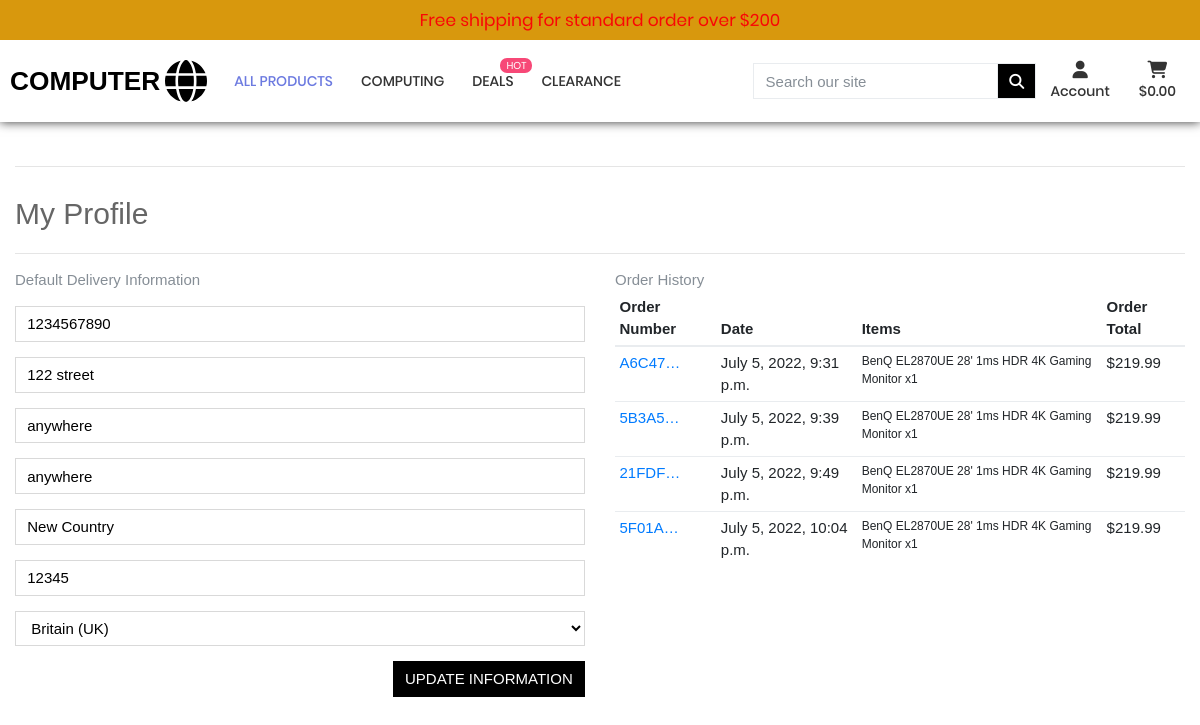
/profile/ (signed in), run on the app's committed database.
### profiles/models.py (models this page shows, shortened)
class UserProfile(models.Model):
    user = models.OneToOneField(User, on_delete=models.CASCADE)
    default_phone_number = models.CharField(max_length=20, null=True, blank=True)
    default_street_address1 = models.CharField(max_length=80, null=True, blank=True)
    default_street_address2 = models.CharField(max_length=80, null=True, blank=True)
    default_town_or_city = models.CharField(max_length=40, null=True, blank=True)
    default_county = models.CharField(max_length=80, null=True, blank=True)
    default_postcode = models.CharField(max_length=20, null=True, blank=True)
    default_country = CountryField(blank_label='Country', null=True, blank=True)

### checkout/models.py (models this page shows, shortened)
class Order(models.Model):
    order_number = models.CharField(max_length=32, null=False, editable=False)
    user_profile = models.ForeignKey(UserProfile, on_delete=models.SET_NULL,
                                     null=True, blank=True, related_name='orders')
    full_name = models.CharField(max_length=50, null=False, blank=False)
    email = models.EmailField(max_length=254, null=False, blank=False)
    phone_number = models.CharField(max_length=20, null=False, blank=False)
    country = CountryField(blank_label='Country *', null=False, blank=False)
    postcode = models.CharField(max_length=20, null=True, blank=True)
    town_or_city = models.CharField(max_length=40, null=False, blank=False)
    street_address1 = models.CharField(max_length=80, null=False, blank=False)
    street_address2 = models.CharField(max_length=80, null=True, blank=True)
    county = models.CharField(max_length=80, null=True, blank=True)
    date = models.DateTimeField(auto_now_add=True)
    delivery_cost = models.DecimalField(max_digits=6, decimal_places=2, null=False, default=0)
    order_total = models.DecimalField(max_digits=10, decimal_places=2, null=False, default=0)
    grand_total = models.DecimalField(max_digits=10, decimal_places=2, null=False, default=0)
    original_bag = models.TextField(null=False, blank=False, default='')
    stripe_pid = models.CharField(max_length=254, null=False, blank=False, default='')

class OrderLineItem(models.Model):
    order = models.ForeignKey(Order, null=False, blank=False, on_delete=models.CASCADE, related_name='lineitems')
    product = models.ForeignKey(Product, null=False, blank=False, on_delete=models.CASCADE)
    product_size = models.CharField(max_length=2, null=True, blank=True)  # 24, 27, 28, 32, 49
    quantity = models.IntegerField(null=False, blank=False, default=0)
    lineitem_total = models.DecimalField(max_digits=6, decimal_places=2, null=False, blank=False, editable=False)

### products/models.py (models this page shows, shortened)
class Product(models.Model):
    category = models.ForeignKey('Category', null=True, blank=True,
                                 on_delete=models.SET_NULL)
    sku = models.CharField(max_length=254, null=True, blank=True)
    name = models.CharField(max_length=254)
    description = models.TextField()
    has_sizes = models.BooleanField(default=False, null=True, blank=True)
    price = models.DecimalField(max_digits=6, decimal_places=2)
    rating = models.DecimalField(max_digits=6, decimal_places=2, null=True,
                                 blank=True)
    image_url = models.URLField(max_length=1024, null=True, blank=True)
    image = models.ImageField(null=True, blank=True)
    image1 = models.ImageField(null=True, blank=True)
    image2 = models.ImageField(null=True, blank=True)
    weight = models.CharField(max_length=254)
    dimension = models.CharField(max_length=254)

### profiles/views.py (the view)
# urls.py: path('profile/', include('profiles.urls')),
def profile(request):
    profile = get_object_or_404(UserProfile, user=request.user)
    if request.method == 'POST':
        form = UserProfileForm(request.POST, instance=profile)
        if form.is_valid():
            form.save()
            messages.success(request, 'Profile updated successfully')
        else:
            messages.error(request, 'Update failed. Please ensure the form is valid.')
    else:
        form = UserProfileForm(instance=profile)
    orders = profile.orders.all()
    template = 'profiles/profile.html'
    context = {
        'form': form,
        'orders': orders,
        'on_profile_page': True
    }
    return render(request, template, context)

### profiles/forms.py
class UserProfileForm(forms.ModelForm):
    class Meta:
        model = UserProfile
        exclude = ('user',)
    def __init__(self, *args, **kwargs):
        super().__init__(*args, **kwargs)
        placeholders = {
            'default_phone_number': 'Phone Number',
            'default_postcode': 'Postal Code',
            'default_town_or_city': 'Town or City',
            'default_street_address1': 'Street Address 1',
            'default_street_address2': 'Street Address 2',
            'default_county': 'County, State or Locality',
        }
        self.fields['default_phone_number'].widget.attrs['autofocus'] = True
        for field in self.fields:
            if field != 'default_country':
                if self.fields[field].required:
                    placeholder = f'{placeholders[field]} *'
                else:
                    placeholder = placeholders[field]
                self.fields[field].widget.attrs['placeholder'] = placeholder
            self.fields[field].widget.attrs['class'] = 'border-black rounded-0 profile-form-input'
            self.fields[field].label = False

### bag/contexts.py (called while the page is built, shortened)
def bag_contents(request):
    bag_items = []
    total = 0
    product_count = 0
    bag = request.session.get('bag', {})
    if total < settings.FREE_DELIVERY_THRESHOLD:
        delivery = total * Decimal(settings.STANDARD_DELIVERY_PERCENTAGE / 100)
        free_delivery_delta = settings.FREE_DELIVERY_THRESHOLD - total
    else:
        delivery = 0
        free_delivery_delta = 0
    grand_total = delivery + total
    context = {
        'bag_items': bag_items,
        'total': total,
        'product_count': product_count,
        'delivery': delivery,
        'free_delivery_delta': free_delivery_delta,
        'free_delivery_threshold': settings.FREE_DELIVERY_THRESHOLD,
        'grand_total': grand_total,
    }
    return context

### profiles/templates/profiles/profile.html (shortened to what this page needs)
{% extends "base.html" %}
{% load static %}
{% block extra_css %}
<link rel="stylesheet" href="{% static 'profiles/css/profile.css' %}">
{% endblock %}
{% block content %}
<div class="container p-t-150">
    <div class="row">
        <div class="col">
            <hr>
            <h2 class="logo-font mb-4">My Profile</h2>
            <hr>
        </div>
    </div>
    <div class="row">
        <div class="col-12 col-lg-6">
            <p class="text-muted">Default Delivery Information</p>
            <form class="mt-3" action="{% url 'profile' %}" method="POST" id="profile-update-form">
                {{ form|crispy }}
                <button class="btn btn-black rounded-0 text-uppercase float-right">Update Information</button>
            </form>
        </div>
        <div class="col-12 col-lg-6">
            <p class="text-muted">Order History</p>
            <div class="order-history table-responsive">
                <table class="table table-sm table-borderless">
                    <thead>
                        <tr>
                            <th>Order Number</th>
                            <th>Date</th>
                            <th>Items</th>
                            <th>Order Total</th>
                        </tr>
                    </thead>
                    <tbody>
                        {% for order in orders %}
                        <tr>
                            <td>
                                <a href="{% url 'order_history' order.order_number %}" title="{{ order.order_number }}">
                                    {{ order.order_number|truncatechars:6 }}
                                </a>
                            </td>
                            <td>{{ order.date }}</td>
                            <td>
                                <ul class="list-unstyled">
                                    {% for item in order.lineitems.all %}
                                    <li class="small">
                                        {{ item.product.name }} x{{ item.quantity }}
                                    </li>
                                    {% endfor %}
                                </ul>
                            </td>
                            <td>${{ order.grand_total }}</td>
                        </tr>
                        {% endfor %}
                    </tbody>
                </table>
            </div>
        </div>
    </div>
    {% endblock %}

### static/css/main.css (style rules this page uses)
.container { max-width: 1380px; }
@media (max-width: 1600px) { .container { max-width: 1200px; } }
.logo-font { margin-top: 30px; }
.btn-black { color: #fff; background-color: #000; }

### profiles/static/profiles/css/profile.css (style rules this page uses)
.order-history { max-height: 416px; overflow-y: auto; }
#profile-update-form .form-control { color: #000; }
#profile-update-form input::placeholder { color: #aab7c4; }
#id_default_country, #id_default_country option:not(:first-child) { color: #000; }

### data on the page
UserProfile: default_phone_number "1234567890", default_street_address1 "122 street", default_street_address2 "anywhere", default_town_or_city "anywhere", default_county "New Country", default_postcode "12345", default_country "Britain (UK)"
Order: order_number "A6C47…", date "July 5, 2022, 9:31 p.m.", grand_total "219.99"
OrderLineItem: product.name "BenQ EL2870UE 28' 1ms HDR 4K Gaming Monitor", quantity "1"
Order: order_number "5B3A5…", date "July 5, 2022, 9:39 p.m.", grand_total "219.99"
OrderLineItem: product.name "BenQ EL2870UE 28' 1ms HDR 4K Gaming Monitor", quantity "1"
Order: order_number "21FDF…", date "July 5, 2022, 9:49 p.m.", grand_total "219.99"
OrderLineItem: product.name "BenQ EL2870UE 28' 1ms HDR 4K Gaming Monitor", quantity "1"
Order: order_number "5F01A…", date "July 5, 2022, 10:04 p.m.", grand_total "219.99"
OrderLineItem: product.name "BenQ EL2870UE 28' 1ms HDR 4K Gaming Monitor", quantity "1"

### other printed values
{{ free_delivery_threshold }} "200"
